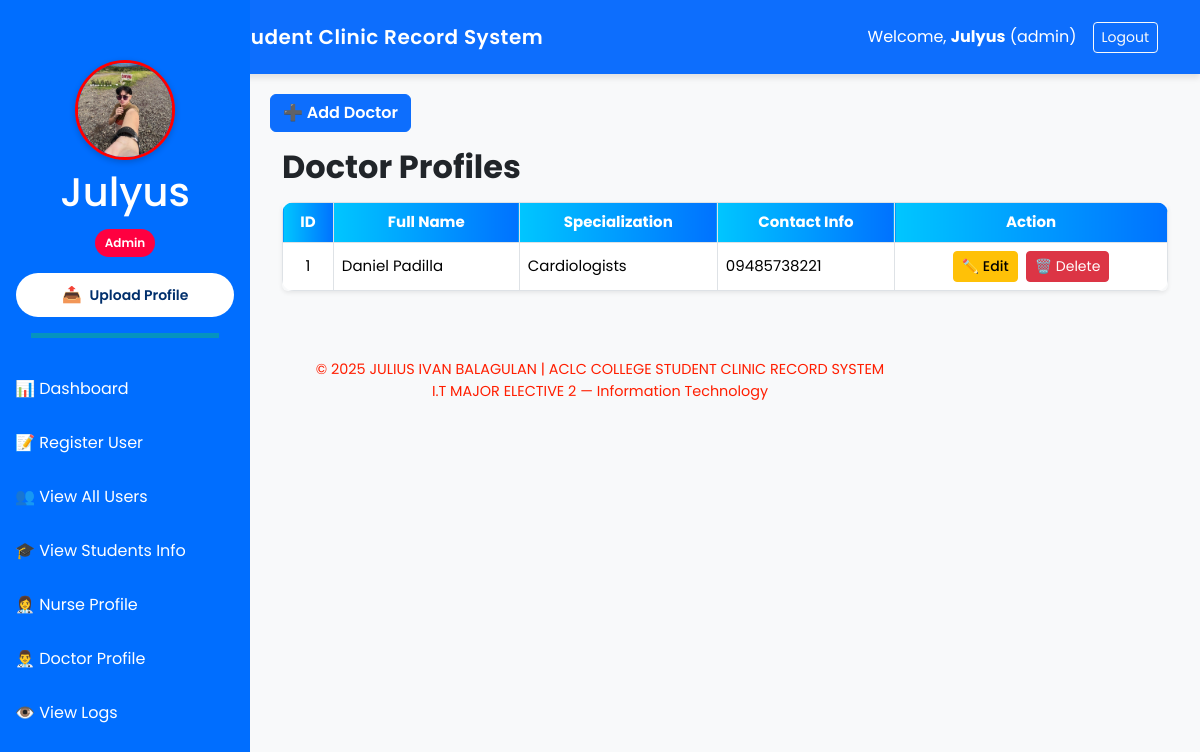
Page /admin/doctors (signed in) on the committed database.
### app.py (models this page shows)
class User(db.Model):
    id: Mapped[int] = mapped_column(primary_key=True, autoincrement=True, unique=True)
    username: Mapped[str]
    password: Mapped[str]
    role: Mapped[str]
    profile_photo: Mapped[str]

class Doctor(db.Model):
    id: Mapped[int] = mapped_column(primary_key=True, autoincrement=True, unique=True)
    first_name: Mapped[str]
    last_name: Mapped[str]
    specialization: Mapped[str]
    contact_info: Mapped[str]
    examinations = Relationship("StudentExamine", back_populates="doctor", cascade="all, delete-orphan")

### app.py (the view)
@app.route('/admin/doctors')
def view_doctors():
    if session.get('role') != 'admin':
        flash('Unauthorized access.', 'danger')
        return redirect(url_for('login'))
    doctors = Doctor.query.all()
    return render_template('User/doctor_profile.html', doctors=doctors)

### app.py (called while the page is built)
@app.context_processor
def inject_user():
    if 'username' in session:
        user = User.query.filter_by(username=session['username']).first()
        return dict(user=user)
    return dict(user=None)

### templates/User/doctor_profile.html (shortened to what this page needs)
{% extends "Base/base.html" %}
{% block content %}
<link rel="stylesheet" href="{{ url_for('static', filename='docprofile.css') }}">
<button class="btn btn-primary mb-3 fw-semibold" data-bs-toggle="modal" data-bs-target="#addDoctorModal">
  ➕ Add Doctor
</button>
 <div class="container">
  <h2 class="fw-bold mb-3">Doctor Profiles</h2>
  <div class="table-responsive rounded shadow-sm">
    <table class="table table-bordered align-middle mb-0">
      <thead style="background: linear-gradient(to right, #00c6ff, #0072ff); color: white;" class="text-center">
        <thead>
          <tr>
            <th class="rounded-top-start">ID</th>
            <th>Full Name</th>
            <th>Specialization</th>
            <th>Contact Info</th>
            <th class="rounded-top-end">Action</th>
          </tr>
        </thead>
        <tbody>
          {% for doctor in doctors %}
          <tr>
            <td class="text-center">{{ doctor.id }}</td>
            <td>{{ doctor.first_name }} {{ doctor.last_name }}</td>
            <td>{{ doctor.specialization }}</td>
            <td>{{ doctor.contact_info }}</td>
            <td class="text-center">
              <button class="btn btn-warning btn-sm me-1" data-bs-toggle="modal" data-bs-target="#editDoctorModal{{ doctor.id }}">
                ✏️ Edit
              </button>
              <form method="POST" action="{{ url_for('delete_doctor', doctor_id=doctor.id) }}" class="d-inline" onsubmit="return confirm('Are you sure?');">
                <button type="submit" class="btn btn-danger btn-sm">🗑️ Delete</button>
              </form>
            </td>
          </tr>
          {% endfor %}
        </tbody>
      </table>
    </div>
  </div>
{% endblock %}

### templates/Base/base.html (shortened to what this page needs)
<!DOCTYPE html>
<html lang="en">
<head>
    <link rel="stylesheet" href="{{ url_for('static', filename='base.css') }}">
    {{ bootstrap.load_css() }}
</head>
<body>
    <nav class="navbar navbar-expand-lg navbar-dark bg-primary py-3">
        <div class="container">
            <a class="navbar-brand d-flex align-items-center gap-2 fw-semibold text-white" href="#">
                <span style="letter-spacing: 0.5px;"> ACLC College Student Clinic Record System</span>
            </a>
            {% if session.get('username') %}
            <div class="d-flex align-items-center text-white">
                <span class="me-3">Welcome, <strong>{{ session['username'] }}</strong> ({{ session['role'] }})</span>
                <a href="{{ url_for('logout') }}" class="btn btn-outline-light btn-sm">Logout</a>
            </div>
            {% endif %}
        </div>
    </nav>
   {% if session.get('username') %}
   <div class="sidebar">
       <div class="text-center mb-4">
           <div class="profile-pic-container">
            {% if user and user.profile_photo %}
            <img src="{{ url_for('static', filename='uploads/' ~ user.profile_photo) }}" class="rounded-circle" width="100" height="100" alt="Profile">
           {% else %}
            <img src="{{ url_for('static', filename='default.png') }}" class="rounded-circle" width="100" height="100" alt="Default Profile">
           {% endif %}
           </div>
           <h1 class="mt-2">{{ session['username'] }}</h1>
           <p class="badge-role">{{ session['role'] | capitalize }}</p>
           <form action="{{ url_for('upload_profile') }}" method="POST" enctype="multipart/form-data" class="d-grid gap-2 px-3">
            <button type="button" class="upload-btn" onclick="toggleFileInput()"> <span class="icon">📤</span> Upload Profile</button>
          </form>
           <hr class="sidebar-divider">
       </div>
       {% if session['role'] == 'admin' %}
           <a href="{{ url_for('admin_dashboard') }}">📊 Dashboard</a>
           <a href="{{ url_for('register_user') }}">📝 Register User</a>
           <a href="{{ url_for('view_users') }}">👥 View All Users</a>
           <a href="{{ url_for('admin_students') }}">🎓 View Students Info</a>
           <a href="{{ url_for('nurse_profile') }}">👩‍⚕️ Nurse Profile</a>
           <a href="{{ url_for('view_doctors') }}">👨‍⚕️ Doctor Profile</a>
           <a href="{{ url_for('view_logs') }}">👁️ View Logs</a>
       {% elif session['role'] == 'doctor' %}
           <a href="{{ url_for('doctor_dashboard') }}">📊 Dashboard</a>
           <a href="{{ url_for('doctor_examinations') }}">🩺 Examinations</a>
           <a href="{{ url_for('view_all_diagnoses') }}">👁️ View Diagnoses</a>
       {% endif %}
   </div>
   {% endif %}
    <main class="content">
        {% block content %}{% endblock %}
    </main>
  <footer class="text-center mt-5 mb-3">
    <p>&copy; {{ 2025 }} JULIUS IVAN BALAGULAN | ACLC COLLEGE STUDENT CLINIC RECORD SYSTEM <br>
    I.T MAJOR ELECTIVE 2 — Information Technology</p>
  </footer>
</body>
</html>

### static/base.css (style rules this page uses)
body { font-family: 'Poppins', sans-serif; background-color: #f2f6fc; }
.navbar { box-shadow: 0 4px 6px rgba(0, 0, 0, 0.1); }
footer { font-size: 0.9rem; color: #ff1e00; }
.sidebar { height: 100vh; position: fixed; top: 0; left: 0; width: 250px; background-color: #006eff; color: white; padding-top: 60px; }
.sidebar a { color: white; display: block; padding: 15px; text-decoration: none; }
.content { margin-left: 250px; padding: 20px; }
.sidebar-divider { border-top: 5px solid rgb(21, 255, 0); width: 75%; margin: 1rem auto; }
.upload-btn { background-color: #ffffff; color: #002f6c; border: none; padding: 10px 15px; font-weight: 600; font-size: 14px; border-radius: 30px; display: flex; align-items: center; justify-content: center; gap: 8px; cursor: pointer; width: 100%; transition: background-color 0.3s ease, color 0.3s ease; }
.upload-btn .icon { font-size: 16px; }
.badge-role { display: inline-block; background-color: #ff0040; color: #fff; font-size: 12px; font-weight: 600; padding: 5px 10px; border-radius: 20px; margin-top: 5px; text-transform: capitalize; }

### static/docprofile.css (style rules this page uses)
body { background-color: #f8f9fa; font-family: 'Poppins', sans-serif; }
.btn-warning { font-weight: 500; }
.sidebar .profile-pic-container img { border: 3px solid #ff0000; box-shadow: 0 2px 6px rgba(0,0,0,0.2); }
.table thead th { background: linear-gradient(to right, #00c6ff, #0072ff); color: white; text-align: center; }
.table td, .table th { vertical-align: middle; }
.table-responsive { border-radius: 10px; box-shadow: 0 2px 10px rgba(0, 0, 0, 0.1); }
.table { border-radius: 12px; overflow: hidden; font-size: 15px; }
.table th { background: linear-gradient(45deg, #007bff, #00c6ff); color: white; text-align: center; vertical-align: middle; }

### rows in the picture
User: username "Julyus", role "admin", profile_photo (picture), role "Admin"
Doctor: id "1", first_name "Daniel", last_name "Padilla", specialization "Cardiologists", contact_info "09485738221"

### other values in the picture
{{ 2025 }} "2025"
